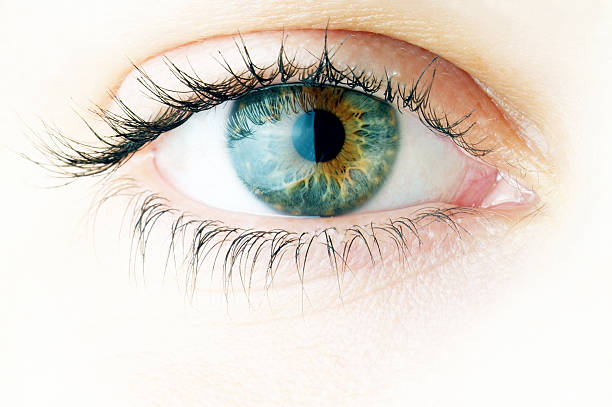
#> input picture data/raw/healthy_eye/113.jpg, 612 x 407 px; its folder holds only this picture in this run
$ jupyter execute --allow-errors 02_explore_dataset.ipynb   (shell and % lines are left out)
#> lines starting #> are read from the running program, lines starting #| are printed output that depends on the picture
[cell 1]

# for plotting images + graphs
import matplotlib.pyplot as plt

# OpenCV for reading image files from disk + converting color formats
import cv2
import os

[cell 2]
healthy_path = '../data/raw/healthy_eye'
infected_path = '../data/raw/infected_eye'

[cell 3]
# lists all the files in each folder
# slices the first five

healthy_imgs = os.listdir(healthy_path)[:5]
#> (the rest of this cell did not finish here and is left out)

[cell 4]
# make processed folders if they don’t exist

processed_healthy_path = '../data/processed/healthy_eye'
processed_infected_path = '../data/processed/infected_eye'

os.makedirs(processed_healthy_path, exist_ok=True)
os.makedirs(processed_infected_path, exist_ok=True)

[cell 5]
def load_image_convert(img_path):

    # loads image
#> called with img_path = '../data/raw/healthy_eye/113.jpg'
    img = cv2.imread(img_path)
#> img is the input picture: shape (407, 612, 3); mean B, G, R 209.5, 218.5, 225.8

    # opencv reads in bgr, but matplotlib needs rgb
    # so converts colors
    return cv2.cvtColor(img, cv2.COLOR_BGR2RGB)

[cell 6]
# makes a 2 row, 5 col grid of plots
fig, axs = plt.subplots(2, 5, figsize=(15, 6))

for i, img_file in enumerate(healthy_imgs):
    img_rgb = load_image_convert(os.path.join(healthy_path, img_file))

    # shows the image
    axs[0, i].imshow(img_rgb)

    # makes title
    axs[0, i].set_title("Healthy")

    # no x/y ticks
    axs[0, i].axis('off')

#> (the rest of this cell did not finish here and is left out)

[cell 7]
# loads a sample of each
healthy_sample = cv2.imread(os.path.join(healthy_path, healthy_imgs[0]))
#> (the rest of this cell did not finish here and is left out)

[cell 8]
# inspect their shapes
print("Healthy image sample shape:", healthy_sample.shape)
#| Healthy image sample shape: (407, 612, 3)
#> (the rest of this cell did not finish here and is left out)

[cell 9]
# tqdm makes progress bar
from tqdm import tqdm

def clean_resize_imgs(input_path, output_path, label):

    # lists all filed in input_path dir
    # wraps list in progress bar and adds description label
#> called with input_path = '../data/raw/healthy_eye', output_path = '../data/processed/healthy_eye', label = 'Healthy'
    for file in tqdm(os.listdir(input_path), desc=f"{label} images"):
        img_path = os.path.join(input_path, file)

        try:
            # loads the image
            img = cv2.imread(img_path)

            # skip corrupt (unreadable or greyscale imgs)
            # cv2.imread returns None if cannot read file
            # if not 3D (height, width, channels) (greyscale would be 2d)
            # checks len is exactly 3 which is RGB/BGR only
            if img is None or len(img.shape) != 3 or img.shape[2] != 3:

                print(f"Skipped (corrupt or greyscale) {file}")
                continue

            # resize to standard size
            # can be changed later to optimize accuracy vs speed vs memory use
            resized_img = cv2.resize(img, (224, 224))
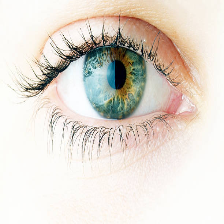
#> resized_img: shape (224, 224, 3); mean B, G, R 209.3, 218.4, 225.7

            # save to output folder
            # will overwrite existing files with same name without warning
            cv2.imwrite(os.path.join(output_path, file), resized_img)

        except Exception as e:
            print(f"Error processing {file}: {e}")

[cell 10]
# clean healthy and infected imgs
# write them to processed folder
clean_resize_imgs(healthy_path, processed_healthy_path, "Healthy")
#> (the rest of this cell did not finish here and is left out)


$ run again, on data/raw/healthy_eye/213.jpg
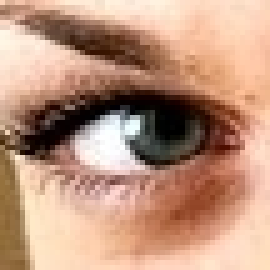
#> input picture data/raw/healthy_eye/213.jpg, 54 x 54 px (shown 5 times larger)
#> in load_image_convert, img is the input picture: shape (54, 54, 3); mean B, G, R 126, 148.7, 189.3
#| Healthy image sample shape: (54, 54, 3)
#> in clean_resize_imgs, `resized_img = cv2.resize(img, (224, 224))`:
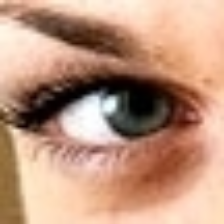
#> resized_img: shape (224, 224, 3); mean B, G, R 125.9, 148.6, 189.2

$ run again, on data/raw/healthy_eye/17.jpg
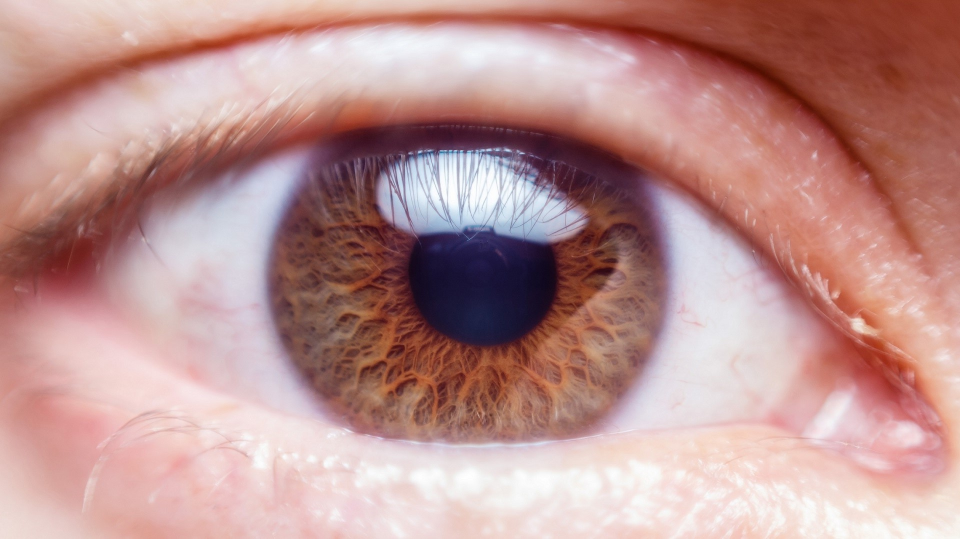
#> input picture data/raw/healthy_eye/17.jpg, 1920 x 1078 px (shown at 1/2 size)
#> in load_image_convert, img is the input picture: shape (1078, 1920, 3); mean B, G, R 143.4, 145.9, 187.5
#| Healthy image sample shape: (1078, 1920, 3)
#> in clean_resize_imgs, `resized_img = cv2.resize(img, (224, 224))`:
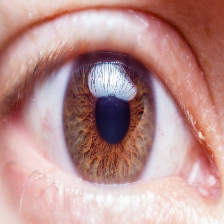
#> resized_img: shape (224, 224, 3); mean B, G, R 143.3, 145.8, 187.4
